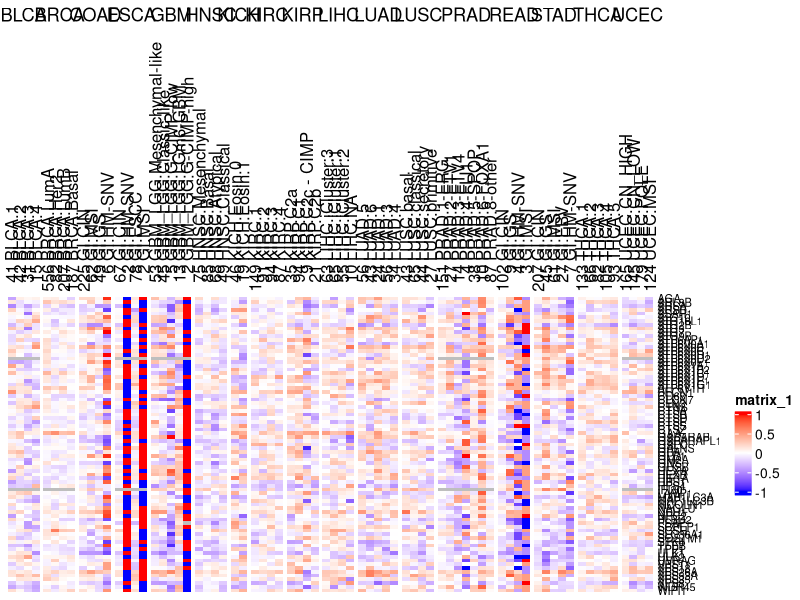
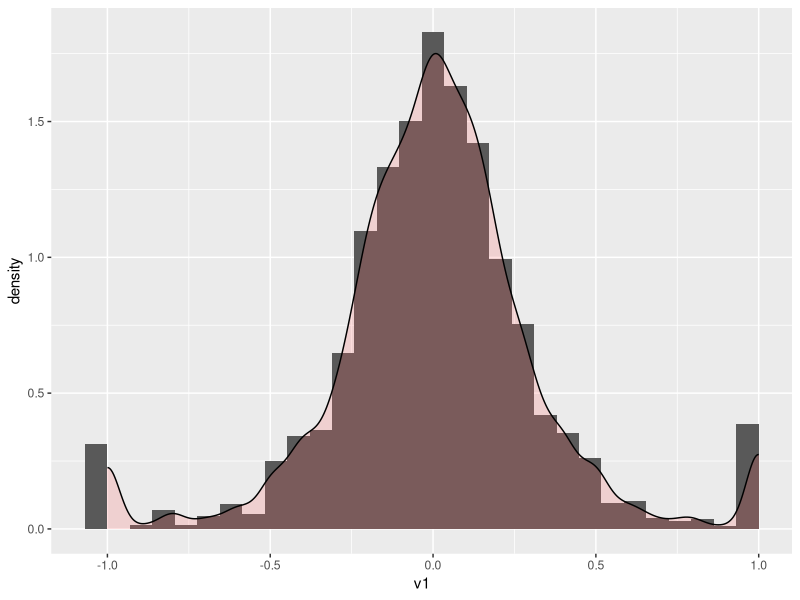
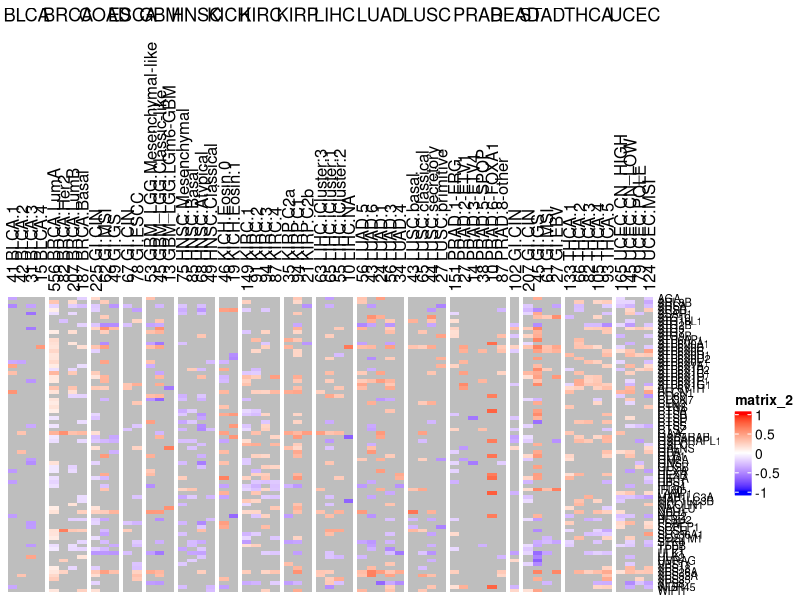
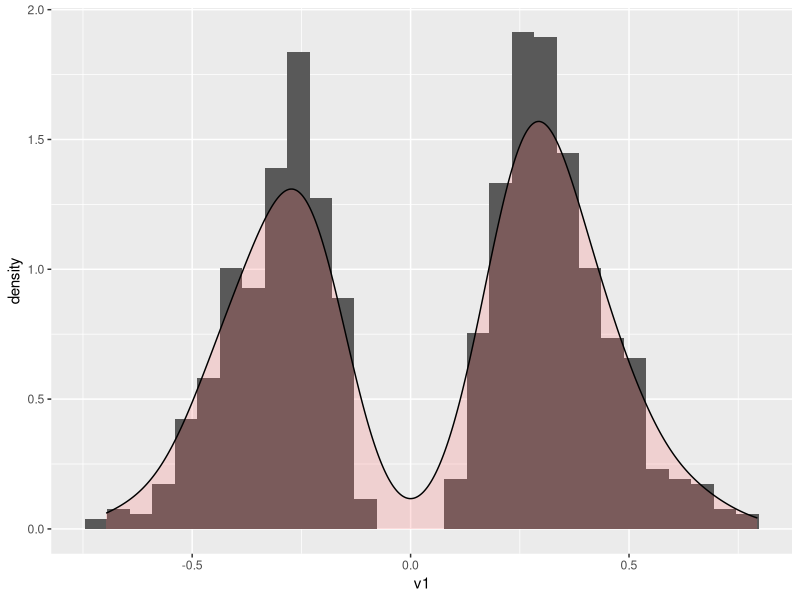
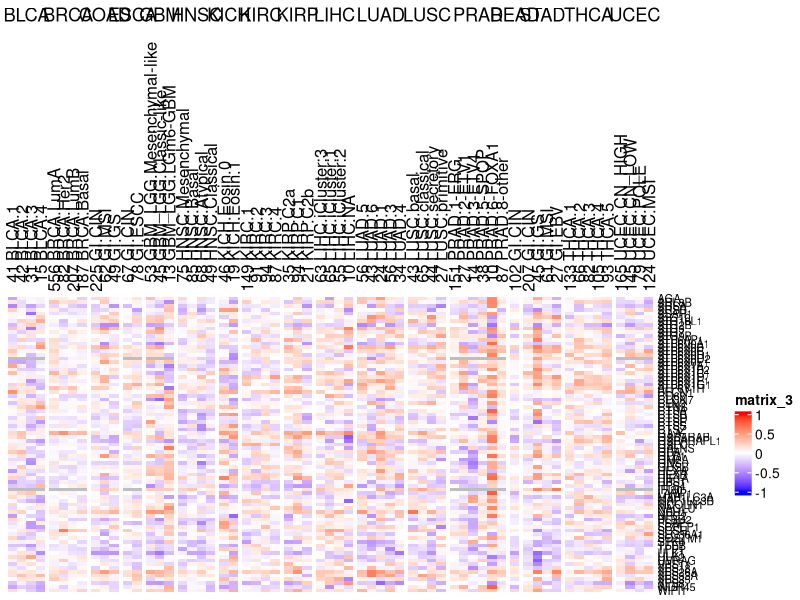
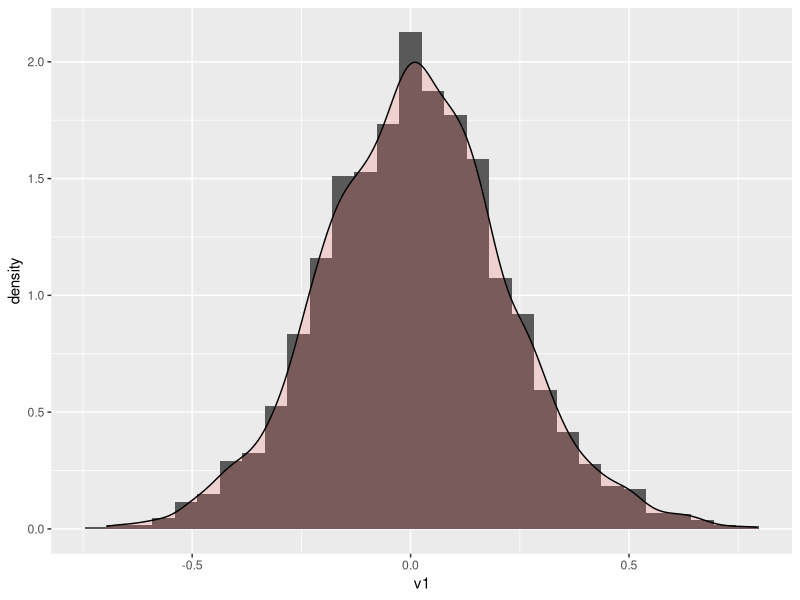

These figures' R source, in order:

library(ComplexHeatmap)
library(circlize)
library(ggplot2)

excluded_subtypes = c("BRCA.Normal",
                   "GBM_LGG.NA",
                   "KIRC.NA",
                   "THCA.NA",
                   "UCEC.NA")

corrs = read.table("correlation_tfeb.tsv", stringsAsFactors=FALSE, sep='\t', quote="")
pvals = read.table("p-values_tfeb.tsv", stringsAsFactors=FALSE, sep='\t', quote="")

# remove genes that are NA everywhere
corrs = corrs[, colSums(! is.na(corrs)) > 0 ]
corrs = corrs[! corrs$subtypes %in% excluded_subtypes, ]
pvals = pvals[, colSums(! is.na(pvals)) > 0 ]
pvals = pvals[! pvals$subtypes %in% excluded_subtypes, ]

#################################

corrs_m = as.matrix(corrs[,4:dim(corrs)[2]])
pvals_m = as.matrix(pvals[,4:dim(pvals)[2]])

colf=colorRamp2(c(-1,       0,      1   ), 
                c("blue", "white", "red"))

ha = columnAnnotation(samples = anno_text(corrs$nsamples))
png("heatmap_correlations_full_TPonly_tfeb.png", width=1000, height=800)
Heatmap(t(corrs_m), 
        col=colf,
        na_col="grey", 
        cluster_columns=F,
        cluster_rows=F,
        column_names_side = "top",
        column_labels=corrs$subtypes,
        column_split=corrs$type,
        top_annotation=ha,
        row_names_gp = gpar(fontsize = 8))
dev.off()

values = as.data.frame(as.vector(corrs_m))
colnames(values) = c('v1')

png("distribution_correlations_full_TPonly_tfeb.png")
ggplot(values, aes(v1)) + 
    geom_histogram(aes(y=..density..), na.rm=TRUE) +
    geom_density(alpha=.2, fill="#FF6666")  # Overlay with transparent density plot
dev.off()


#############################

corrs_m = as.matrix(corrs[,4:dim(corrs)[2]])
pvals_m = as.matrix(pvals[,4:dim(pvals)[2]])

alpha=0.05

corrs_m[pvals_m > alpha] = NA

min_nsamples = corrs$nsamples >= 10

row_selection = which(rowSums(! is.na(corrs_m)) > 0 & min_nsamples, )
corrs_m = corrs_m[row_selection,]
corrs = corrs[row_selection,]

colf=colorRamp2(c(-1,       0,      1   ), 
                c("blue", "white", "red"))

ha = columnAnnotation(samples = anno_text(corrs$nsamples))
png("heatmap_correlations_0.05_TPonly_tfeb.png", width=1000, height=800)
Heatmap(t(corrs_m), 
        col=colf,
        na_col="grey", 
        cluster_columns=F,
        cluster_rows=F,
        column_names_side = "top",
        column_labels=corrs$subtypes,
        column_split=corrs$type,
        top_annotation=ha,
        row_names_gp = gpar(fontsize = 8))
dev.off()

values = as.data.frame(as.vector(corrs_m))
colnames(values) = c('v1')

png("distribution_correlations_0.05_TPonly_tfeb.png")
ggplot(values, aes(v1)) + 
    geom_histogram(aes(y=..density..),na.rm=TRUE) +
    geom_density(alpha=.2, fill="#FF6666")  # Overlay with transparent density plot
dev.off()

########################################

corrs = read.table("correlation_tfeb.tsv", stringsAsFactors=FALSE, sep='\t', quote="")
corrs = corrs[, colSums(! is.na(corrs)) > 0 ]
corrs = corrs[! corrs$subtypes %in% excluded_subtypes, ]

corrs_m = as.matrix(corrs[,4:dim(corrs)[2]])
corrs_m = corrs_m[row_selection,]
corrs =   corrs[row_selection,]

colf=colorRamp2(c(-1,       0,      1   ), 
                c("blue", "white", "red"))

ha = columnAnnotation(samples = anno_text(corrs$nsamples))
png("heatmap_correlations_full_TPonly_not_filtered_tfeb.png", width=1000, height=800)
Heatmap(t(corrs_m), 
        col=colf,
        na_col="grey", 
        cluster_columns=F,
        cluster_rows=F,
        column_names_side = "top",
        column_labels=corrs$subtypes,
        column_split=corrs$type,
        top_annotation=ha,
        row_names_gp = gpar(fontsize = 8))
dev.off()

values = as.data.frame(as.vector(corrs_m))
colnames(values) = c('v1')

png("distribution_correlations_full_TPonly_not_filtered_tfeb.png")
ggplot(values, aes(v1)) + 
    geom_histogram(aes(y=..density..), na.rm=TRUE) +
    geom_density(alpha=.2, fill="#FF6666")  # Overlay with transparent density plot
dev.off()
